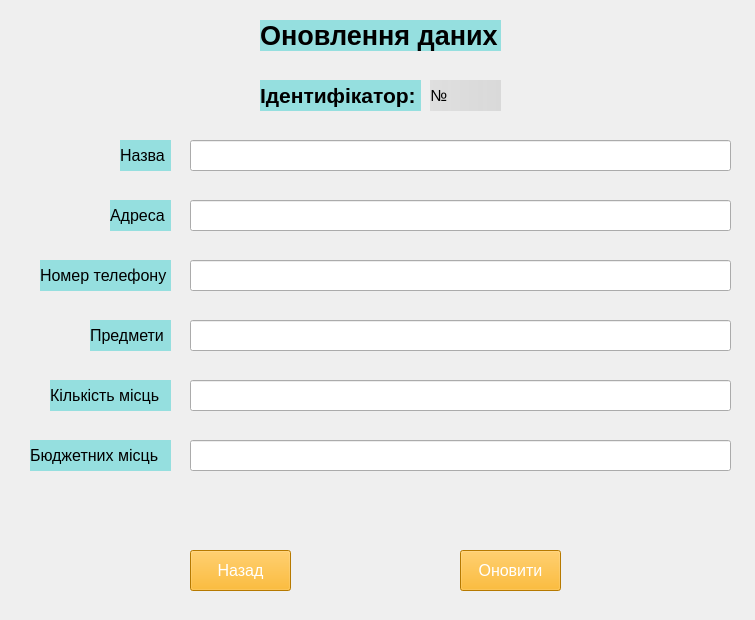
<?xml version="1.0" encoding="UTF-8"?>
<ui version="4.0">
 <class>MainWindow</class>
 <widget class="QMainWindow" name="MainWindow">
  <property name="geometry">
   <rect>
    <x>0</x>
    <y>0</y>
    <width>755</width>
    <height>620</height>
   </rect>
  </property>
  <property name="windowTitle">
   <string>Редагування даних</string>
  </property>
  <widget class="QWidget" name="centralwidget">
   <widget class="QLabel" name="label_address">
    <property name="geometry">
     <rect>
      <x>110</x>
      <y>200</y>
      <width>61</width>
      <height>31</height>
     </rect>
    </property>
    <property name="font">
     <font>
      <pointsize>12</pointsize>
      <bold>false</bold>
     </font>
    </property>
    <property name="toolTip">
     <string>&lt;html&gt;&lt;head/&gt;&lt;body&gt;&lt;p align=&quot;center&quot;&gt;&lt;br/&gt;&lt;/p&gt;&lt;/body&gt;&lt;/html&gt;</string>
    </property>
    <property name="styleSheet">
     <string notr="true">background-color: rgb(149, 223, 223);</string>
    </property>
    <property name="text">
     <string>Адреса</string>
    </property>
    <property name="margin">
     <number>3</number>
    </property>
   </widget>
   <widget class="QLineEdit" name="lineEdit_name">
    <property name="geometry">
     <rect>
      <x>190</x>
      <y>140</y>
      <width>541</width>
      <height>31</height>
     </rect>
    </property>
    <property name="text">
     <string/>
    </property>
   </widget>
   <widget class="QLineEdit" name="lineEdit_num_of_pls">
    <property name="geometry">
     <rect>
      <x>190</x>
      <y>380</y>
      <width>541</width>
      <height>31</height>
     </rect>
    </property>
   </widget>
   <widget class="QLabel" name="label_ph_num">
    <property name="geometry">
     <rect>
      <x>40</x>
      <y>260</y>
      <width>131</width>
      <height>31</height>
     </rect>
    </property>
    <property name="font">
     <font>
      <pointsize>12</pointsize>
      <bold>false</bold>
     </font>
    </property>
    <property name="toolTip">
     <string>&lt;html&gt;&lt;head/&gt;&lt;body&gt;&lt;p align=&quot;center&quot;&gt;&lt;br/&gt;&lt;/p&gt;&lt;/body&gt;&lt;/html&gt;</string>
    </property>
    <property name="styleSheet">
     <string notr="true">background-color: rgb(149, 223, 223);</string>
    </property>
    <property name="text">
     <string>Номер телефону</string>
    </property>
    <property name="margin">
     <number>3</number>
    </property>
   </widget>
   <widget class="QLabel" name="label">
    <property name="geometry">
     <rect>
      <x>0</x>
      <y>0</y>
      <width>755</width>
      <height>620</height>
     </rect>
    </property>
    <property name="text">
     <string/>
    </property>
    <property name="pixmap">
     <pixmap>4a7eaeae52140c9205af389cc1e2c7b7-Enhanced-transformed (4).jpeg</pixmap>
    </property>
   </widget>
   <widget class="QPushButton" name="btn_upd">
    <property name="geometry">
     <rect>
      <x>460</x>
      <y>550</y>
      <width>101</width>
      <height>41</height>
     </rect>
    </property>
    <property name="font">
     <font>
      <pointsize>12</pointsize>
     </font>
    </property>
    <property name="styleSheet">
     <string notr="true">background-color: rgb(255, 170, 0);
color: rgb(255, 255, 255);</string>
    </property>
    <property name="text">
     <string>Оновити</string>
    </property>
   </widget>
   <widget class="QLineEdit" name="lineEdit_subj">
    <property name="geometry">
     <rect>
      <x>190</x>
      <y>320</y>
      <width>541</width>
      <height>31</height>
     </rect>
    </property>
   </widget>
   <widget class="QLabel" name="label_num_of_places">
    <property name="geometry">
     <rect>
      <x>50</x>
      <y>380</y>
      <width>121</width>
      <height>31</height>
     </rect>
    </property>
    <property name="font">
     <font>
      <pointsize>12</pointsize>
      <bold>false</bold>
     </font>
    </property>
    <property name="toolTip">
     <string>&lt;html&gt;&lt;head/&gt;&lt;body&gt;&lt;p align=&quot;center&quot;&gt;&lt;br/&gt;&lt;/p&gt;&lt;/body&gt;&lt;/html&gt;</string>
    </property>
    <property name="styleSheet">
     <string notr="true">background-color: rgb(149, 223, 223);</string>
    </property>
    <property name="text">
     <string>Кількість місць</string>
    </property>
    <property name="margin">
     <number>3</number>
    </property>
   </widget>
   <widget class="QLineEdit" name="lineEdit_ph_num">
    <property name="geometry">
     <rect>
      <x>190</x>
      <y>260</y>
      <width>541</width>
      <height>31</height>
     </rect>
    </property>
   </widget>
   <widget class="QLabel" name="label_name">
    <property name="geometry">
     <rect>
      <x>120</x>
      <y>140</y>
      <width>51</width>
      <height>31</height>
     </rect>
    </property>
    <property name="font">
     <font>
      <pointsize>12</pointsize>
      <bold>false</bold>
     </font>
    </property>
    <property name="toolTip">
     <string>&lt;html&gt;&lt;head/&gt;&lt;body&gt;&lt;p align=&quot;center&quot;&gt;&lt;br/&gt;&lt;/p&gt;&lt;/body&gt;&lt;/html&gt;</string>
    </property>
    <property name="styleSheet">
     <string notr="true">background-color: rgb(149, 223, 223);</string>
    </property>
    <property name="text">
     <string>Назва</string>
    </property>
    <property name="margin">
     <number>3</number>
    </property>
   </widget>
   <widget class="QLabel" name="label_id_2">
    <property name="geometry">
     <rect>
      <x>430</x>
      <y>80</y>
      <width>71</width>
      <height>31</height>
     </rect>
    </property>
    <property name="font">
     <font>
      <pointsize>12</pointsize>
      <bold>false</bold>
     </font>
    </property>
    <property name="toolTip">
     <string>&lt;html&gt;&lt;head/&gt;&lt;body&gt;&lt;p align=&quot;center&quot;&gt;&lt;br/&gt;&lt;/p&gt;&lt;/body&gt;&lt;/html&gt;</string>
    </property>
    <property name="styleSheet">
     <string notr="true">background-color: qlineargradient(spread:pad, x1:0, y1:0, x2:1, y2:0, stop:0 rgba(221, 221, 221, 226), stop:1 rgba(214, 214, 214, 224));</string>
    </property>
    <property name="text">
     <string>№</string>
    </property>
    <property name="margin">
     <number>3</number>
    </property>
   </widget>
   <widget class="QLineEdit" name="lineEdit_address">
    <property name="geometry">
     <rect>
      <x>190</x>
      <y>200</y>
      <width>541</width>
      <height>31</height>
     </rect>
    </property>
   </widget>
   <widget class="QLabel" name="label_id">
    <property name="geometry">
     <rect>
      <x>260</x>
      <y>80</y>
      <width>161</width>
      <height>31</height>
     </rect>
    </property>
    <property name="font">
     <font>
      <pointsize>16</pointsize>
      <bold>true</bold>
     </font>
    </property>
    <property name="styleSheet">
     <string notr="true">background-color: rgb(149, 223, 223);</string>
    </property>
    <property name="text">
     <string>Ідентифікатор:</string>
    </property>
   </widget>
   <widget class="QLabel" name="label_subj">
    <property name="geometry">
     <rect>
      <x>90</x>
      <y>320</y>
      <width>81</width>
      <height>31</height>
     </rect>
    </property>
    <property name="font">
     <font>
      <pointsize>12</pointsize>
      <bold>false</bold>
     </font>
    </property>
    <property name="toolTip">
     <string>&lt;html&gt;&lt;head/&gt;&lt;body&gt;&lt;p align=&quot;center&quot;&gt;&lt;br/&gt;&lt;/p&gt;&lt;/body&gt;&lt;/html&gt;</string>
    </property>
    <property name="styleSheet">
     <string notr="true">background-color: rgb(149, 223, 223);</string>
    </property>
    <property name="text">
     <string>Предмети</string>
    </property>
    <property name="margin">
     <number>3</number>
    </property>
   </widget>
   <widget class="QPushButton" name="btn_back">
    <property name="geometry">
     <rect>
      <x>190</x>
      <y>550</y>
      <width>101</width>
      <height>41</height>
     </rect>
    </property>
    <property name="font">
     <font>
      <pointsize>12</pointsize>
     </font>
    </property>
    <property name="styleSheet">
     <string notr="true">background-color: rgb(255, 170, 0);
color: rgb(255, 255, 255);</string>
    </property>
    <property name="text">
     <string>Назад</string>
    </property>
   </widget>
   <widget class="QLabel" name="label_2">
    <property name="geometry">
     <rect>
      <x>260</x>
      <y>20</y>
      <width>241</width>
      <height>31</height>
     </rect>
    </property>
    <property name="font">
     <font>
      <pointsize>20</pointsize>
      <bold>true</bold>
     </font>
    </property>
    <property name="styleSheet">
     <string notr="true">background-color: rgb(149, 223, 223);</string>
    </property>
    <property name="text">
     <string>Оновлення даних</string>
    </property>
   </widget>
   <widget class="QLineEdit" name="lineEdit_budg_pls">
    <property name="geometry">
     <rect>
      <x>190</x>
      <y>440</y>
      <width>541</width>
      <height>31</height>
     </rect>
    </property>
    <property name="text">
     <string/>
    </property>
   </widget>
   <widget class="QLabel" name="label_budg_pls">
    <property name="geometry">
     <rect>
      <x>30</x>
      <y>440</y>
      <width>141</width>
      <height>31</height>
     </rect>
    </property>
    <property name="font">
     <font>
      <pointsize>12</pointsize>
      <bold>false</bold>
     </font>
    </property>
    <property name="toolTip">
     <string>&lt;html&gt;&lt;head/&gt;&lt;body&gt;&lt;p align=&quot;center&quot;&gt;&lt;br/&gt;&lt;/p&gt;&lt;/body&gt;&lt;/html&gt;</string>
    </property>
    <property name="styleSheet">
     <string notr="true">background-color: rgb(149, 223, 223);</string>
    </property>
    <property name="text">
     <string>Бюджетних місць</string>
    </property>
    <property name="margin">
     <number>3</number>
    </property>
   </widget>
   <zorder>label</zorder>
   <zorder>label_address</zorder>
   <zorder>lineEdit_name</zorder>
   <zorder>lineEdit_num_of_pls</zorder>
   <zorder>label_ph_num</zorder>
   <zorder>btn_upd</zorder>
   <zorder>lineEdit_subj</zorder>
   <zorder>label_num_of_places</zorder>
   <zorder>lineEdit_ph_num</zorder>
   <zorder>label_name</zorder>
   <zorder>label_id_2</zorder>
   <zorder>lineEdit_address</zorder>
   <zorder>label_id</zorder>
   <zorder>label_subj</zorder>
   <zorder>btn_back</zorder>
   <zorder>label_2</zorder>
   <zorder>lineEdit_budg_pls</zorder>
   <zorder>label_budg_pls</zorder>
  </widget>
 </widget>
 <resources/>
 <connections/>
</ui>
